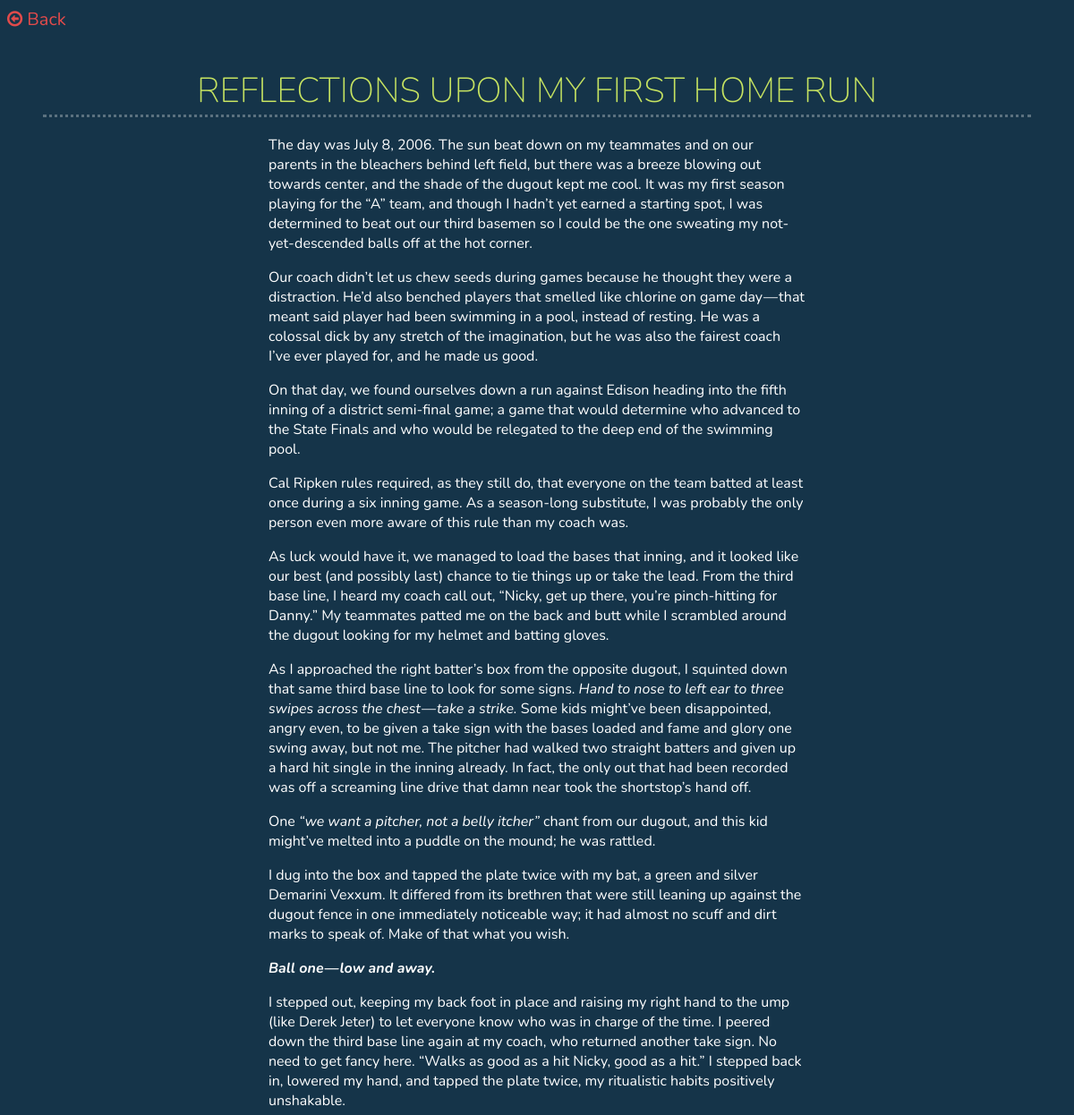
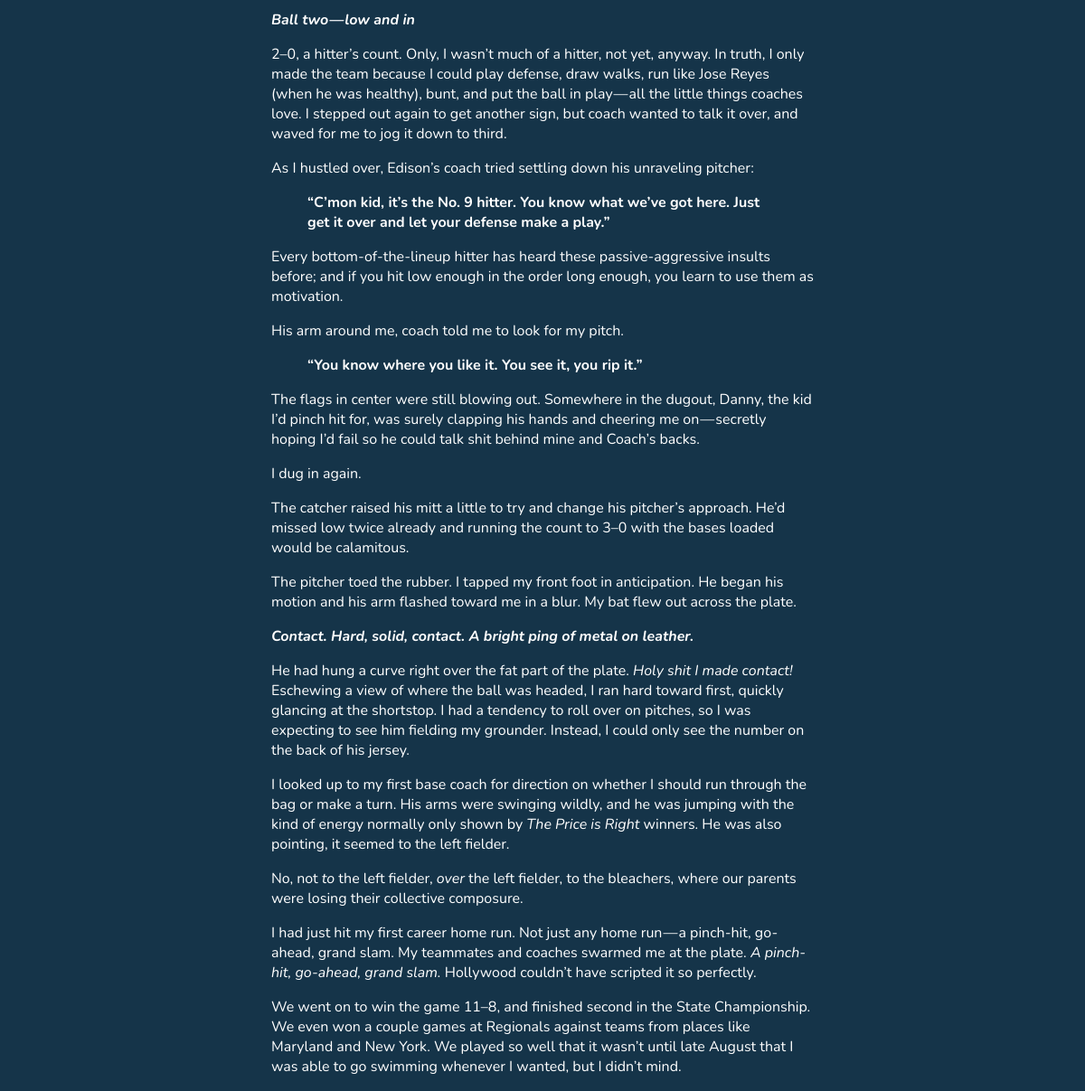
/blogs/reflections-upon-my-first-home-run/, run on the app's committed database (2 pictures, top to bottom).
### blog/models.py (models this page shows, shortened)
@python_2_unicode_compatible
class Blog(models.Model):
    title = models.CharField(max_length=300, blank=True)
    content = models.TextField(blank=True)
    slug = models.SlugField(blank=True, default='')
    tags = models.CharField(max_length=300, blank=True,\
        default="")
    def __unicode__(self):
        return self.title
    __str__ = __unicode__

### blog/views.py (the view)
# urls.py: url(r'^blogs/(?P<slug>[-\w]+)/$', detail_view, name='single_blog'),
def detail_view(request, slug):
    blog = Blog.objects.get(slug=slug)
    return render(request, 'single.html', {'blog': blog})

### django_cluster/templates/single.html (shortened to what this page needs)
{% load staticfiles %}
<!DOCTYPE html>
<html>
<head>
</head>
<body>
    <a href="{% url 'home' %}" class="back-link"><i class="fa fa-arrow-circle-o-left"></i> Back </a>
    <h1 class="title-header">
            {{ blog.title }}
    </h1>
    <div class="content-wrapper">
        <p>{{ blog.content|safe }}</p>
    </div>
    <link rel="stylesheet" type="text/css" href="{% static 'css/dc_style.css' %}">
    <link rel="stylesheet" href="//maxcdn.bootstrapcdn.com/font-awesome/4.3.0/css/font-awesome.min.css">
</body>
</html>

### blog/static/css/dc_style.css (style rules this page uses)
body { background: #153449; }
h1.title-header { color: #c6e361; font-size: 39px; text-transform: uppercase; font-family: 'Nunito',sans-serif; font-weight: 200; border-bottom-style: dotted; border-color: #5b717f; margin: 20px 40px 20px; padding-top: 20px; text-align: center; }
.content-wrapper { padding-left: 20px; padding-right: 20px; max-width: 600px; width: 90%; margin-left: auto; margin-right: auto; color: #ffffff; font-family: 'Nunito',sans-serif; }
a.back-link { font-size: 20px; color: #e24b4b; font-family: 'Nunito',sans-serif; text-decoration: none; }

### data on the page
Blog: title "REFLECTIONS UPON MY FIRST HOME RUN", content "The day was July 8, 2006. The sun beat down on my teammates and on our parents in the bleachers behind left field, but there was a breeze blowing out towards center, and the shade of the dugout kept me cool. It was my first season playing for the “A” team, and though I hadn’t yet earned a starting spot, I was determined to beat out our third basemen so I could be the one sweating my not-yet-descended balls off at the hot corner. Our coach didn’t let us chew seeds during games because he thought they were a distraction. He’d also benched players that smelled like chlorine on game day — that meant said player had been swimming in a pool, instead of resting. He was a colossal dick by any…"
